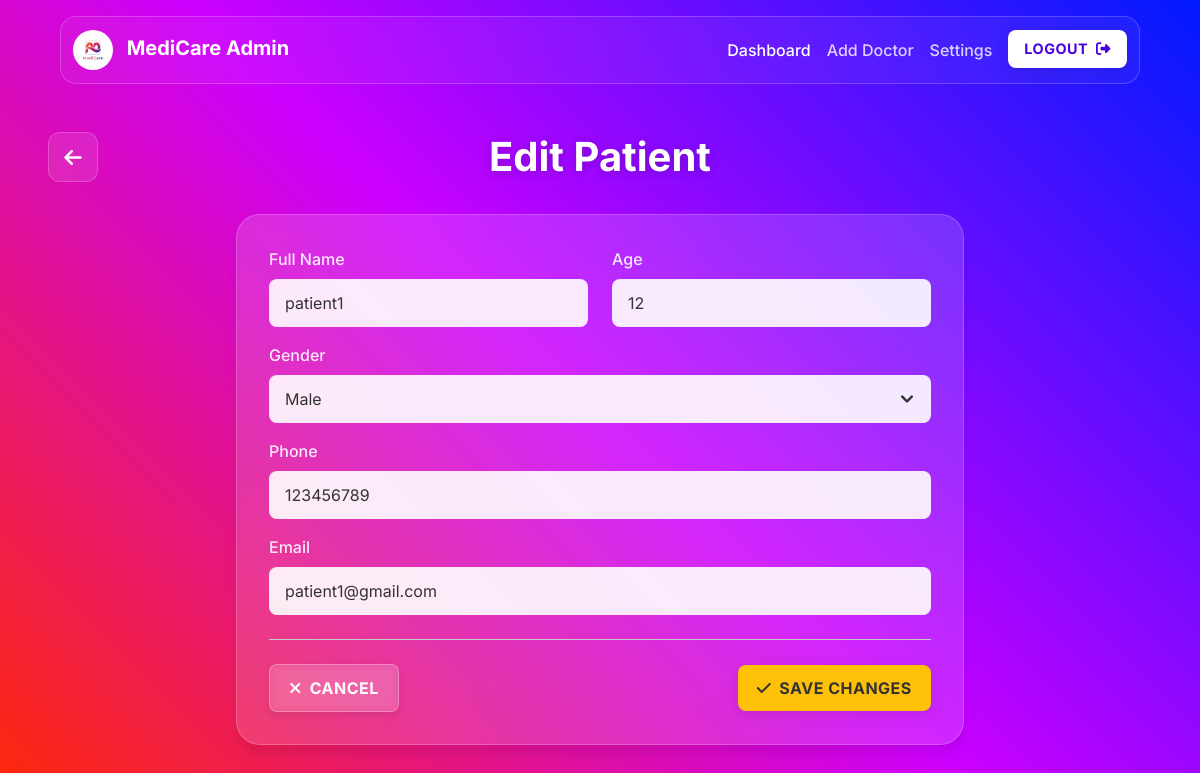
The app's page /edit_patient/1, older data.
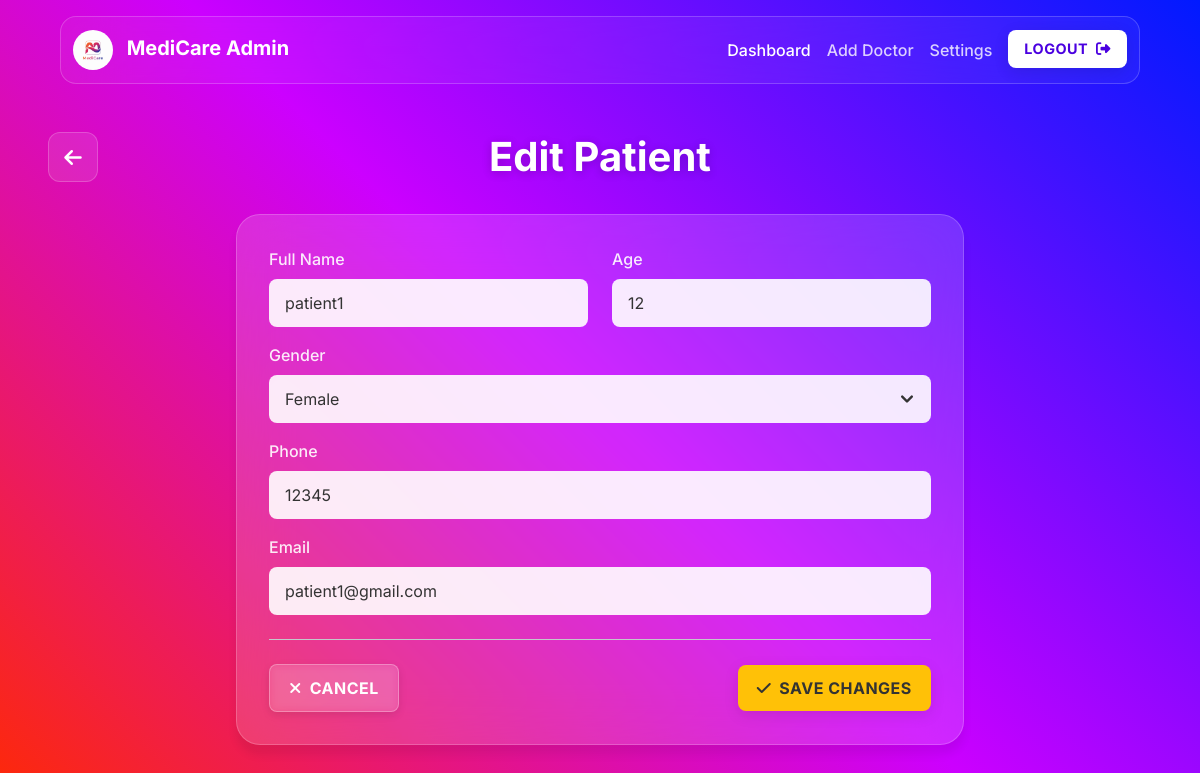
The same page, newer data.
### application/models.py (models this page shows)
class Patient(db.Model):
    __tablename__ = 'patient'
    id = db.Column(db.Integer(),primary_key = True)
    blocked = db.Column(db.Boolean(), default=False, nullable=False)
    user_id = db.Column(db.Integer(), db.ForeignKey('user.id', ondelete="CASCADE"), nullable=False)
    name = db.Column(db.String(), nullable=False)
    age = db.Column(db.Integer(), nullable=False)
    gender = db.Column(db.String(), nullable=False)
    phone = db.Column(db.String(), nullable=False)
    email = db.Column(db.String(), nullable=False)
    appointment = db.relationship('Appointment', backref='patient', cascade="all, delete-orphan")

### application/controllers.py (the view, shortened to what this page needs)
@app.route("/edit_patient/<int:id>", methods = ['GET','POST'])
def edit_patient(id):
    patient = Patient.query.get_or_404(id)
    return render_template("edit_patient.html", patient = patient)

### templates/edit_patient.html (shortened to what this page needs)
<!DOCTYPE html>
<html lang="en">
<head>
    <link href="https://cdn.jsdelivr.net/npm/bootstrap@5.3.2/dist/css/bootstrap.min.css" rel="stylesheet">
</head>
<body class="landing-page">
    <nav class="navbar navbar-expand-lg app-navbar navbar-dark sticky-top">
        <div class="container-fluid">
            <a class="navbar-brand" href="#">
                <img src="../static/logo2.png" alt="Logo" style="height: 40px; border-radius: 50%;">
                <span class="fw-bold ms-2">MediCare Admin</span>
            </a>
            <div class="collapse navbar-collapse" id="adminNav">
                <ul class="navbar-nav ms-auto mb-2 mb-lg-0">
                    <li class="nav-item">
                        <a class="nav-link active" href="#">Dashboard</a>
                    </li>
                    <li class="nav-item">
                        <a class="nav-link" href="#">Add Doctor</a>
                    </li>
                    <li class="nav-item">
                        <a class="nav-link" href="#">Settings</a>
                    </li>
                    <li class="nav-item">
                        <a href="/login" class="btn btn-login ms-lg-2">Logout <i class="fa-solid fa-right-from-bracket ms-1"></i></a>
                    </li>
                </ul>
            </div>
        </div>
    </nav>
    <main class="container-fluid p-4 p-md-5">
        <div class="admin-header-bar">
            <a href="/admin" class="btn-back-icon"><i class="fa-solid fa-arrow-left"></i></a>
            <h1 class="admin-title">Edit Patient</h1>
            <div class="header-spacer"></div>
        </div>
        <div class="row justify-content-center">
            <div class="col-lg-8 col-md-10">
                <div class="glass-card content-card">
                    <form method="post">
                        <div class="row">
                            <div class="col-md-6 mb-3">
                                <label for="patientName" class="form-label form-label-admin">Full Name</label>
                                <input type="text" name="name" id="patientName" class="form-control form-control-admin" value="{{ patient.name }}" required>
                            </div>
                            <div class="col-md-6 mb-3">
                                <label for="patientAge" class="form-label form-label-admin">Age</label>
                                <input type="number" name="age" id="patientAge" class="form-control form-control-admin" value="{{ patient.age }}" min="0">
                            </div>
                        </div>
                        <div class="mb-3">
                            <label for="patientGender" class="form-label form-label-admin">Gender</label>
                            <select name="gender" id="patientGender" class="form-select form-control-admin">
                                <option value="Male" {% if patient.gender=='Male' %}selected{% endif %}>Male</option>
                                <option value="Female" {% if patient.gender=='Female' %}selected{% endif %}>Female</option>
                            </select>
                        </div>
                        <div class="mb-3">
                            <label for="patientPhone" class="form-label form-label-admin">Phone</label>
                            <input type="text" name="phone" id="patientPhone" class="form-control form-control-admin" value="{{ patient.phone }}">
                        </div>
                        <div class="mb-3">
                            <label for="patientEmail" class="form-label form-label-admin">Email</label>
                            <input type="email" name="email" id="patientEmail" class="form-control form-control-admin" value="{{ patient.email }}">
                        </div>
                        <div class="d-flex justify-content-between align-items-center mt-4 pt-4 border-top border-secondary-subtle border-opacity-25">
                            <a href="/admin" class="btn btn-register">
                                <i class="fa-solid fa-times me-2"></i>Cancel
                            </a>
                            <button type="submit" class="btn btn-edit">
                                <i class="fa-solid fa-check me-2"></i>Save Changes
                            </button>
                        </div>
                    </form>
                </div>
            </div>
        </div>
    </main>
</body>
</html>

### templates/edit_patient.html (style rules this page uses)
html { min-height: 100vh; background-image: linear-gradient(45deg, #ff2a00 0%, #cc00ff 50%, #001aff 100%); background-attachment: fixed; background-size: cover; }
body { font-family: 'Inter', sans-serif; background-color: transparent; }
body.landing-page { display: block; padding: 0; overflow-y: auto; overflow-x: hidden; background-color: transparent; }
a { text-decoration: none; }
.glass-card { background: rgba(255, 255, 255, 0.15); backdrop-filter: blur(25px); border-radius: 1.5rem; box-shadow: 0 10px 10px rgba(0, 0, 0, 0.07); border: 1px solid rgba(255, 255, 255, 0.2); color: white; z-index: 10; }
.btn-login { color: #4a00e0; background: #fff; border: none; padding: 0.7rem 1.2rem; font-size: 1rem; font-weight: 700; text-transform: uppercase; letter-spacing: 0.5px; border-radius: 0.5rem; box-shadow: 0 4px 15px rgba(0, 0, 0, 0.1); transition: all 0.3s ease-in-out; }
.btn-register { display: inline-block; text-align: center; color: #fff; background: rgba(255, 255, 255, 0.08); border: 1px solid rgba(255, 255, 255, 0.3); backdrop-filter: blur(4px); padding: 0.7rem 1.2rem; font-size: 1rem; font-weight: 700; text-transform: uppercase; letter-spacing: 0.5px; border-radius: 0.5rem; box-shadow: 0 3px 8px rgba(0, 0, 0, 0.1); transition: all 0.3s ease-in-out; }
.form-control-admin { background: rgba(255, 255, 255, 0.9); color: #333; border: none; border-radius: 0.5rem; padding: 0.75rem 1rem; transition: all 0.3s ease-in-out; }
.form-control-admin::placeholder { color: #6c757d; }
.form-select.form-control-admin { -webkit-appearance: none; -moz-appearance: none; appearance: none; background-repeat: no-repeat; background-position: right 0.75rem center; background-size: 1.5em 1.5em; padding-right: 3rem; }
.form-label-admin { color: rgba(255, 255, 255, 0.9); font-weight: 500; margin-bottom: 0.5rem; }
.app-navbar { background: rgba(255, 255, 255, 0.05); backdrop-filter: blur(30px); border-radius: 1rem; width: 90%; margin: 1rem auto 0 auto; border: 1px solid rgba(255, 255, 255, 0.2); z-index: 1000; }
.app-navbar .navbar-brand span { color: #fff !important; }
.app-navbar .nav-link { color: rgba(255, 255, 255, 0.8) !important; font-weight: 500; transition: all 0.2s ease; }
.app-navbar .nav-link:hover, .app-navbar .nav-link.active { color: #fff !important; }
.app-navbar .btn { padding: 0.5rem 1rem; font-size: 0.9rem; }
.content-card { padding: 2rem; margin-bottom: 2rem; }
.admin-title { color: #fff; font-weight: 700; margin-bottom: 0; text-shadow: 0 2px 10px rgba(0,0,0,0.2); text-align: center; }
.admin-header-bar { display: flex; justify-content: space-between; align-items: center; margin-bottom: 2rem; }
.btn-back-icon { display: inline-block; width: 50px; height: 50px; line-height: 50px; text-align: center; background: rgba(255, 255, 255, 0.1); border: 1px solid rgba(255, 255, 255, 0.2); border-radius: 0.75rem; color: #fff; font-size: 1.25rem; transition: all 0.3s ease; }
.header-spacer { width: 50px; height: 50px; }
.btn-edit { background-color: #ffc107; color: #333; border: none; padding: 0.7rem 1.2rem; font-size: 1rem; font-weight: 700; text-transform: uppercase; letter-spacing: 0.5px; border-radius: 0.5rem; box-shadow: 0 4px 15px rgba(0, 0, 0, 0.1); transition: all 0.3s ease-in-out; }

Row changes from the older to the newer data that the page shows:
changed Patient "patient1": gender "Male" → "Female"; phone "123456789" → "12345"
